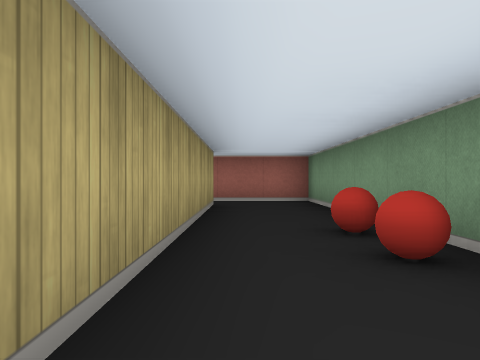
view 1 (above)

17 first-person views from a walk through a cub3D ray-caster map. The camera is about half as high as the walls, looks level and sees 70° across. The floor is counted in squares. Each view is taken from the middle of a square. On the plan, view 1 faces up. The plan holds only what a view shows up to about 9 squares ahead; the rest is blank.

view 2
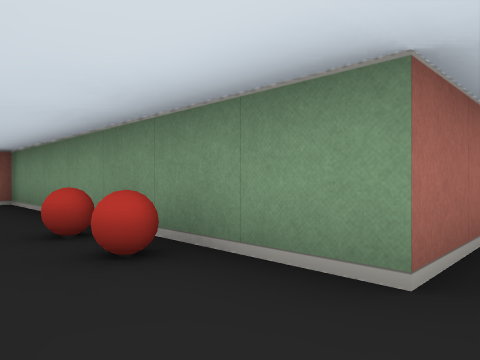

view 3
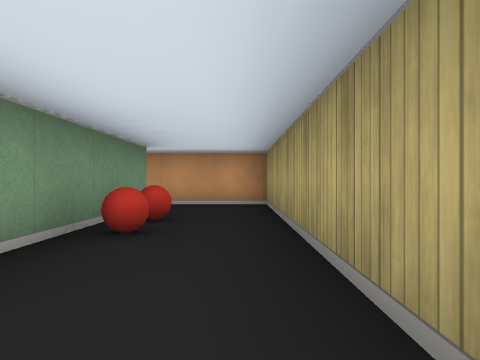

view 4
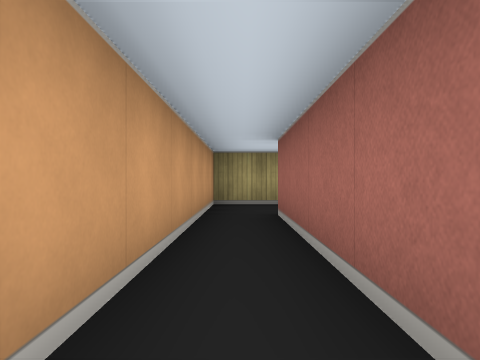

view 5
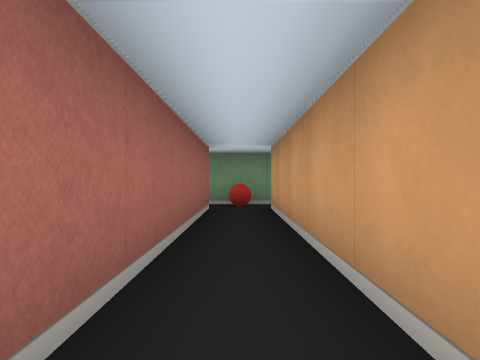

view 6
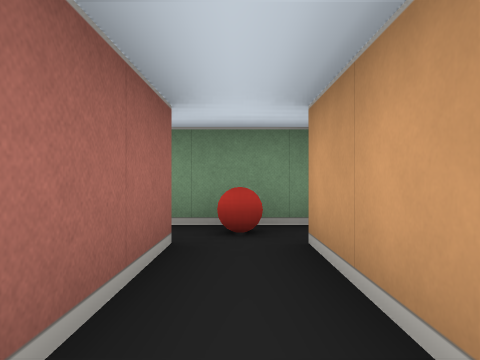

view 7
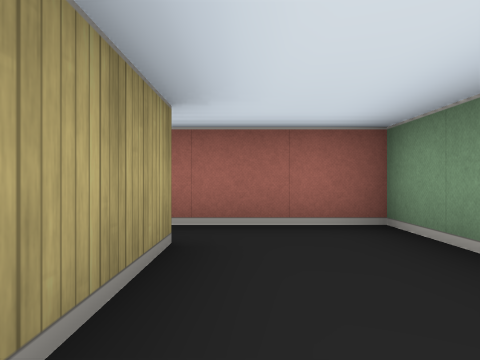

view 8
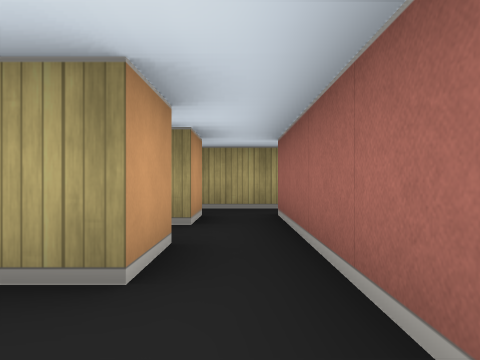

view 9
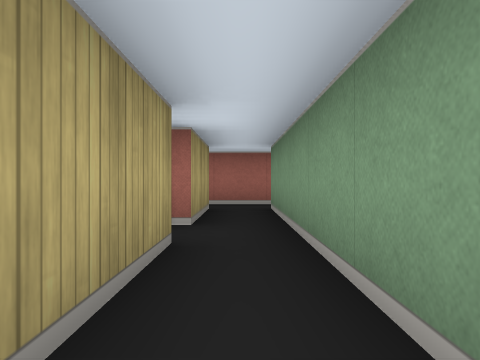

view 10
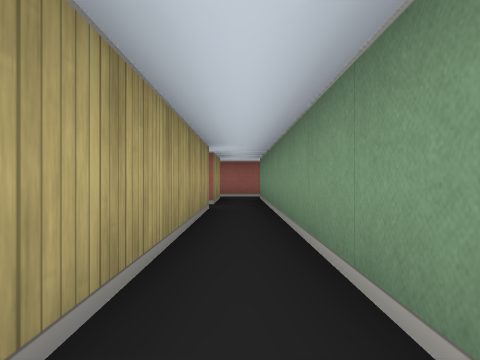

view 11
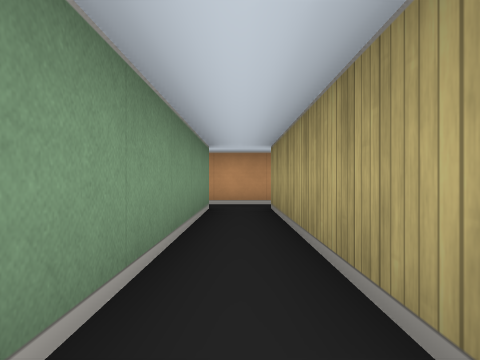

view 12
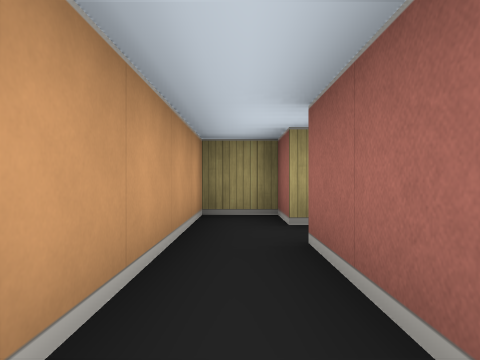

view 13
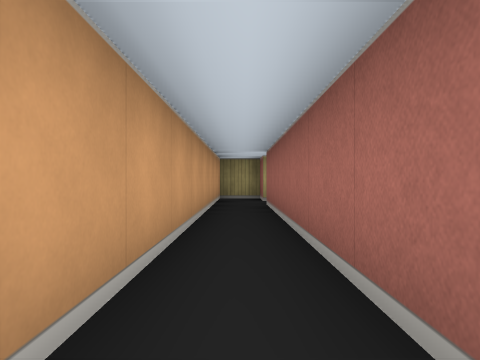

view 14
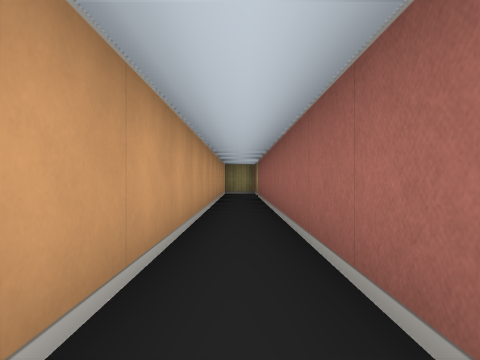

view 15
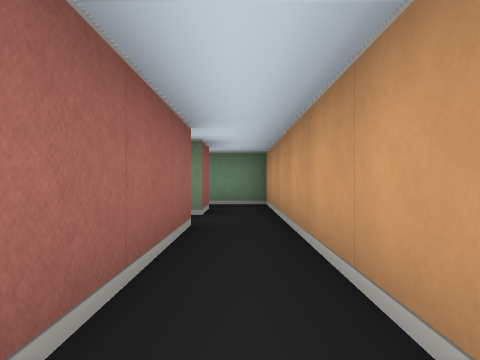

view 16
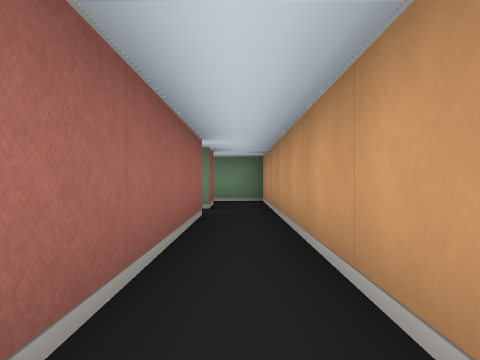

view 17
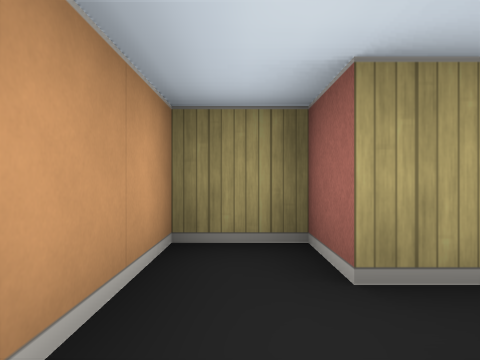

### Floor plan
Points are (right, up) in squares from view 1. A wall is a line through its corners. A room is listed if a view was taken in it or the views show most of it. See-through windows are left out.
Room 1 (views 1, 2, 3, 4, 5, 6, 7, 8)
walls: (-0.5, 6.5) (-0.5, -0.5) (8.5, -0.5); (8.5, 0.5) (1.5, 0.5) (1.5, 7.5) (-0.5, 7.5)
ways out: opening at (-1, 7) to room 2
objects: ball (1, 2); ball (1, 3)
Room 2 (views 9, 10, 11)
walls: (-2.5, 3.5) (-2.5, -1.5) (-3.5, -1.5) (-3.5, -2.5) (-1.5, -2.5); (-3.5, 6.5) (-2.5, 6.5) (-2.5, 4.5); (-1.5, -1.5) (-1.5, 6.5) (-0.5, 6.5); (-0.5, 7.5) (-3.5, 7.5)
ways out: opening at (-1, 7) to room 1; opening at (-1, -2) to room 3; opening at (-3, 7); open door at (-3, 4)
Room 3 (views 12, 13, 14, 15, 16, 17)
walls: (10.5, -1.5) (9.5, -1.5); (8.5, -1.5) (-1.5, -1.5); (-1.5, -2.5) (11.5, -2.5) (11.5, -1.4)
ways out: opening at (-1, -2) to room 2; open door at (9, -1) to room 4
Room 4 (no view inside)
walls: (9.5, -1.5) (9.5, 0.8)
ways out: open door at (9, -1) to room 3
objects: ball (9, 0)

Where each view was taken, in squares from view 1:
view 1: 0 up, 0 right, facing up
view 2: 0 up, 0 right, facing up-right
view 3: 6 up, 0 right, facing down
view 4: 0 up, 6 right, facing left
view 5: 0 up, 3 right, facing right
view 6: 0 up, 6 right, facing right
view 7: 4 up, 0 right, facing up
view 8: 7 up, 1 right, facing left
view 9: 1 up, 2 left, facing up
view 10: 2 down, 2 left, facing up
view 11: 4 up, 2 left, facing down
view 12: 2 down, 1 right, facing left
view 13: 2 down, 5 right, facing left
view 14: 2 down, 8 right, facing left
view 15: 2 down, 5 right, facing right
view 16: 2 down, 4 right, facing right
view 17: 2 down, 1 left, facing left
